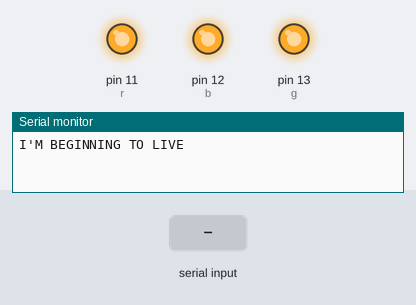
A sketch run on a simulated Arduino Uno, built with avr-gcc and run on an emulated ATmega328P. Shown: output pins drawn as LEDs (lit = HIGH), the last lines printed to the serial monitor. Inputs (shaded band) come from the test bench.

Above: at 1.2 s.
1.3 s: "Y" received over Serial
At 1.9 s:
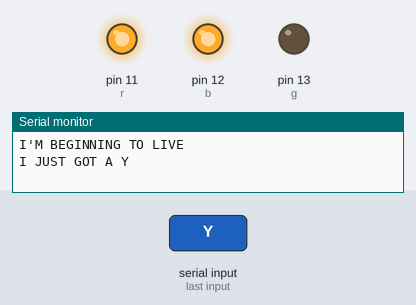
2.8 s: "M" received over Serial
At 3.1 s:
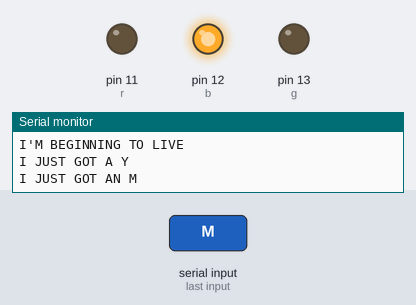
4.3 s: "N" received over Serial
At 5.4 s:
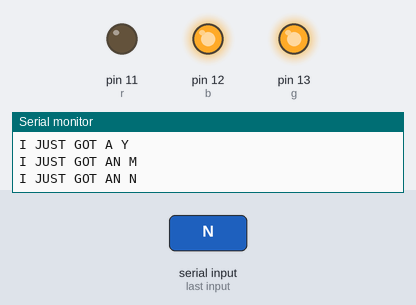
Timing chart, 0 to 7.3 s (numbered marks = the images above; inputs shaded):
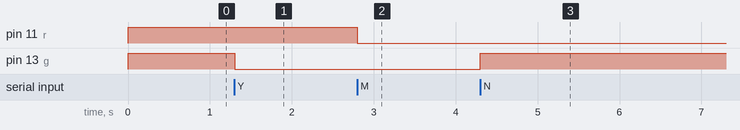

Measured:
- after the input at 1.3 s, pin 13 (g): HIGH → LOW at once
- after the input at 2.8 s, pin 11 (r): HIGH → LOW at once
- after the input at 4.3 s, pin 13 (g): LOW → HIGH at once

The sketch:

bike_availability.ino
```cpp
byte incomingByte = 0; // incoming serial byte

int g = 13;
int b = 12;
int r = 11;

void setup()
{
  // start serial port at 9600 bps:
  Serial.begin(9600);

  // set pin 13 to OUTPUT
  pinMode(r, OUTPUT);
  pinMode(g, OUTPUT);
  pinMode(b, OUTPUT);

  digitalWrite(r, HIGH);
  digitalWrite(g, HIGH);
  digitalWrite(b, HIGH);

  Serial.println("I'M BEGINNING TO LIVE");
}

void loop()
{

  // is there a byte waiting for us on the serial port?
  if (Serial.available() > 0) {

    // get incoming byte
    incomingByte = Serial.read();

    if (incomingByte == 'Y') {
      Serial.println("I JUST GOT A Y");
      digitalWrite(g, LOW);
      digitalWrite(r, HIGH);
    }
    else if (incomingByte == 'M') {
     Serial.println("I JUST GOT AN M");
      digitalWrite(g, LOW);
      digitalWrite(r, LOW);
    }
    else if (incomingByte == 'N') {
     Serial.println("I JUST GOT AN N");
      digitalWrite(g, HIGH);
      digitalWrite(r, LOW);
    }


    //Serial.println("I'M BLINKING " + String(numberOfTimesToBlink) + " TIMES AND I'M SO HAPPY");
  }
}
```
